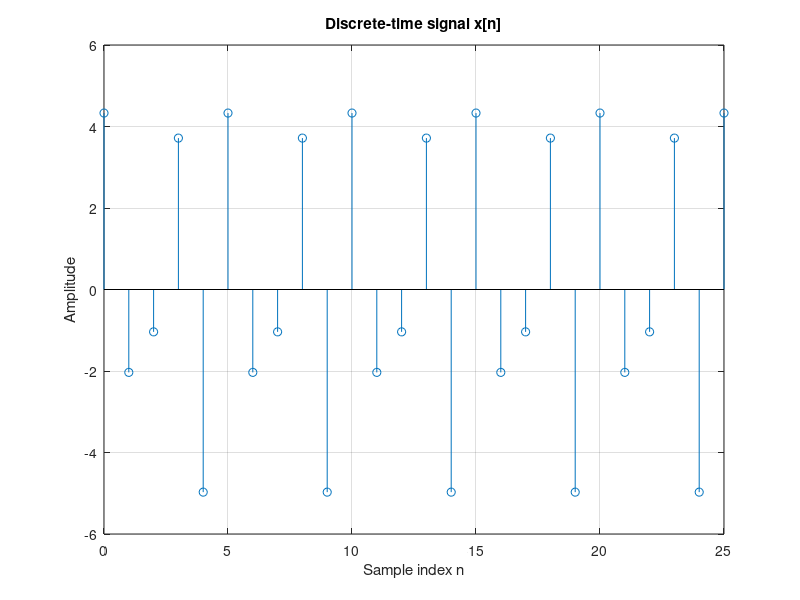

Here is the MATLAB script that generated this plot:
% Define parameters
T = 0.01; % Sampling period in seconds
t = 0:T:0.25; % Time vector from 0 to 0.25 seconds
n = 0:length(t)-1; % Sample indices
x = 5 * cos(120 * pi * t + deg2rad(30)); % Signal samples

%% Part a
Fs = 1/T;
fprintf("The sampling rate Fs is %i Hz\n", Fs);

%% Part b
figure;
stem(n, x);
xlabel('Sample index n');
ylabel('Amplitude');
title('Discrete-time signal x[n]');
grid on;

% Calculate the period N from the discrete signal
f_original = 60; % Original frequency
f_alias = abs(f_original - Fs); % Alias frequency after sampling
N = Fs/f_alias; % Period in samples
fprintf("Period N is = %.1f samples\n", N);

%% Part c
f_original = 60; % Original frequency in Hz
if Fs < 2*f_original
    % Calculate alias frequency using the folding formula
    f_alias = abs(mod(f_original + Fs/2, Fs) - Fs/2);
    fprintf("Yes, there is aliasing as Fs (%i Hz) < 2*f (%i Hz)\n", Fs, 2*f_original);
    fprintf("The alias frequency is %.1f Hz\n", f_alias);
end